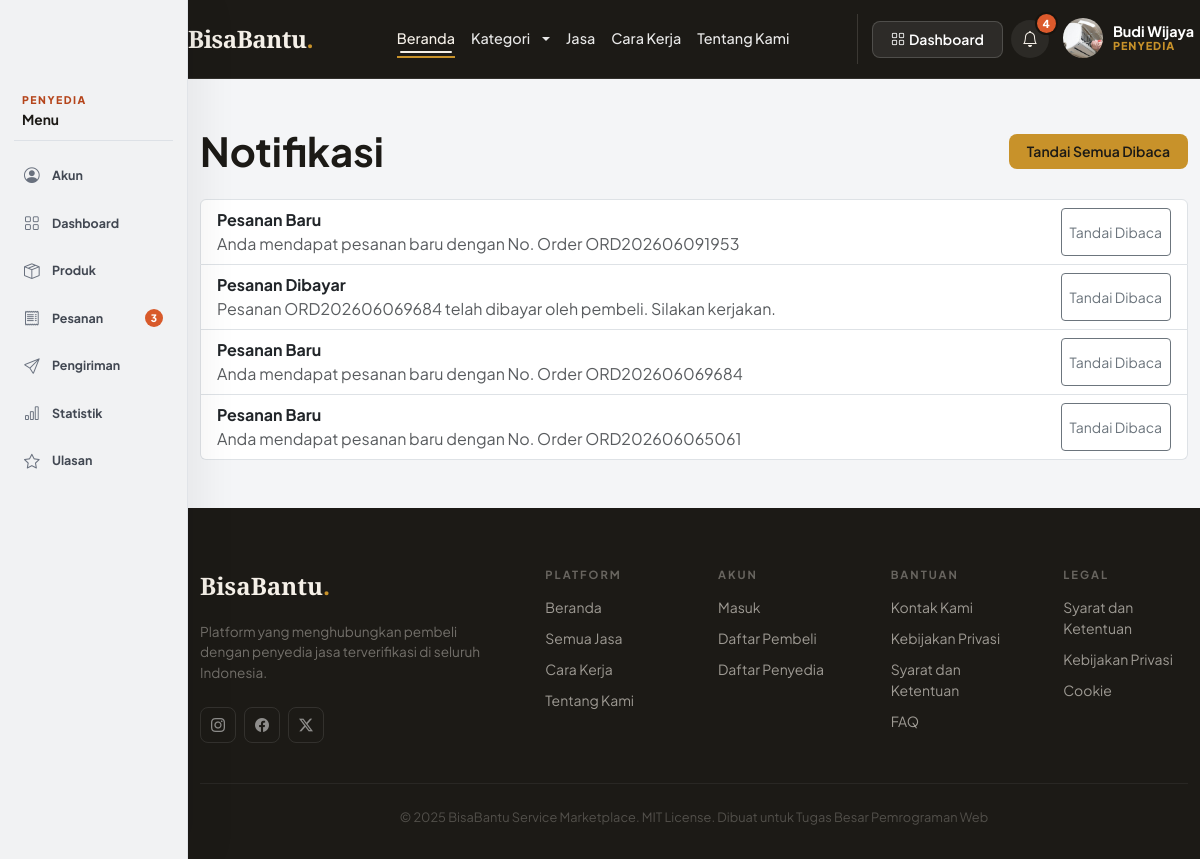
/index.php?page=notification (signed in), run on the app's committed database.
### tables this page shows
CREATE TABLE `notifications` (
  `id` int NOT NULL AUTO_INCREMENT,
  `user_id` int NOT NULL,
  `title` varchar(100) NOT NULL,
  `message` text NOT NULL,
  `is_read` tinyint(1) DEFAULT '0',
  `created_at` timestamp NOT NULL DEFAULT CURRENT_TIMESTAMP,
  PRIMARY KEY (`id`),
  KEY `user_id` (`user_id`),
  CONSTRAINT `notifications_ibfk_1` FOREIGN KEY (`user_id`) REFERENCES `users` (`id`) ON DELETE CASCADE
);

### src/controllers/NotificationController.php (called while the page is built, shortened)
<?php
require_once __DIR__ . '/../models/NotificationModel.php';
$notificationModel = new NotificationModel($pdo);
$notifications = $notificationModel->getUnreadByUser((int) $_SESSION['user']['id']);
include __DIR__ . '/../views/public/notifications.php';

### src/helpers/functions.php (called while the page is built, shortened)
<?php
function base_url($path = '') {
    $scheme = (!empty($_SERVER['HTTPS']) && $_SERVER['HTTPS'] !== 'off') ? 'https' : 'http';
    $host = $_SERVER['HTTP_HOST'] ?? 'localhost';
    $scriptDir = rtrim(dirname($_SERVER['SCRIPT_NAME']), '/\\');
    $base = $scheme . '://' . $host . $scriptDir;
    return rtrim($base, '/\\') . '/' . ltrim($path, '/\\');
}
function e($value) {
    return htmlspecialchars($value, ENT_QUOTES, 'UTF-8');
}

### src/models/NotificationModel.php (called while the page is built, shortened)
<?php
class NotificationModel {
    private $pdo;
    public function __construct($pdo) {
        $this->pdo = $pdo;
    }
    public function getUnreadByUser($user_id) {
        $stmt = $this->pdo->prepare('SELECT * FROM notifications WHERE user_id = ? AND is_read = 0 ORDER BY created_at DESC');
        $stmt->execute([$user_id]);
        return $stmt->fetchAll();
    }
}

### src/views/public/notifications.php (the view, shortened to what this page needs)
<?php include __DIR__ . '/../layout/header.php'; ?>
<main class="container py-5">
    <div class="d-flex justify-content-between align-items-center mb-4 flex-wrap gap-2">
        <h1 class="fw-bold mb-0">Notifikasi</h1>
        <?php if (!empty($notifications)): ?>
            <form method="post" action="<?= base_url('index.php?page=notification&action=read_all') ?>">
                <button type="submit" class="btn btn-sm btn-primary-custom">Tandai Semua Dibaca</button>
            </form>
        <?php endif; ?>
    </div>
    <?php if (empty($notifications)): ?>
        <div class="alert alert-info">Tidak ada notifikasi baru.</div>
    <?php else: ?>
        <div class="list-group">
            <?php foreach ($notifications as $notification): ?>
                <form method="post" action="<?= base_url('index.php?page=notification&action=read') ?>" class="list-group-item">
                    <div class="d-flex justify-content-between gap-3">
                        <div>
                            <strong><?= e($notification['title']) ?></strong>
                            <p class="mb-0 text-muted"><?= e($notification['message']) ?></p>
                        </div>
                        <button class="btn btn-sm btn-outline-secondary" type="submit">Tandai Dibaca</button>
                    </div>
                </form>
            <?php endforeach; ?>
        </div>
    <?php endif; ?>
</main>
<?php include __DIR__ . '/../layout/footer.php'; ?>

### src/assets/css/main.css (style rules this page uses)
:root { --cream: #F5F0E8; --warm-100: #EDE5D0; --warm-200: #D4C4A0; --ink: #1C1A16; --ink-60: #5A5548; --ink-30: #9D9488; --accent: #B5451B; --accent-lt: #F0E4DE; --gold: #C8922A; --gold-lt: #FBF3E0; --orange-primary: var(--accent); --orange-dark: #9a3615; --orange-light: var(--accent-lt); --orange-soft: var(--gold-lt); --text-dark: var(--ink); --text-muted: var(--ink-60); }
body { min-height: 100vh; display: flex; flex-direction: column; font-family: 'Plus Jakarta Sans', system-ui, sans-serif; color: var(--ink); background-color: var(--cream); }
html { min-height: 100%; }
body.has-role-sidebar { padding-left: 188px; background: #f4f5f7; }
.btn-primary-custom { background: var(--gold); color: var(--ink); border: none; border-radius: 8px; padding: 7px 18px; font-size: 0.875rem; font-weight: 600; transition: all 0.2s; }
.btn-outline-custom, .btn-primary-custom, .btn-login, .btn-register, .search-box button, .filter-pill, .link-accent, .auth-btn-submit, .auth-btn-outline, .auth-btn-google, .auth-modal-close, .auth-tab, .auth-role-card, .social-btn { transition: transform 0.22s ease, box-shadow 0.22s ease, background-color 0.22s ease, border-color 0.22s ease, color 0.22s ease; }

### src/assets/css/auth-modal.css (style rules this page uses)
:root { --auth-accent: #B5451B; --auth-accent-dark: #9a3615; --auth-accent-soft: #F0E4DE; --auth-accent-border: #D4C4A0; --auth-gold: #C8922A; --auth-gold-soft: #FBF3E0; --font-sans: 'Plus Jakarta Sans', system-ui, sans-serif; --color-text-primary: #1C1A16; --color-text-secondary: #6b7280; --color-text-tertiary: #9ca3af; --color-background-primary: #fff; --color-background-secondary: #f9fafb; --color-background-tertiary: #f3f4f6; --color-border-secondary: #e5e7eb; --color-border-tertiary: #f3f4f6; --border-radius-md: 8px; --border-radius-xl: 16px; }

### src/assets/css/animations.css (style rules this page uses)
:root { --bb-motion-fast: 180ms; --bb-motion-base: 320ms; --bb-motion-slow: 480ms; --bb-motion-ease: cubic-bezier(.22, 1, .36, 1); --bb-motion-shadow: 0 18px 45px rgba(15, 23, 42, .14); --bb-focus-glow: 0 0 0 .22rem rgba(37, 99, 235, .16); }
html { scroll-behavior: smooth; }
body { opacity: 1; }
.btn, button, [type="button"], [type="submit"], .cart-nav-btn, .header-icon-btn, .social-btn, .role-sidebar-nav a, .profile-dropdown-item { position: relative; overflow: hidden; transition: transform var(--bb-motion-fast) var(--bb-motion-ease), box-shadow var(--bb-motion-fast) var(--bb-motion-ease), border-color var(--bb-motion-fast) ease, background-color var(--bb-motion-fast) ease, color var(--bb-motion-fast) ease; }

### data on the page
notifications: title "Pesanan Baru", message "Anda mendapat pesanan baru dengan No. Order ORD202606091953"
notifications: title "Pesanan Dibayar", message "Pesanan ORD202606069684 telah dibayar oleh pembeli. Silakan kerjakan."
notifications: title "Pesanan Baru", message "Anda mendapat pesanan baru dengan No. Order ORD202606069684"
notifications: title "Pesanan Baru", message "Anda mendapat pesanan baru dengan No. Order ORD202606065061"

### other printed values
count($unreadNotifications) "4"
$userName "Budi Wijaya"
$roleLabel "PENYEDIA"
$roleShortLabel "PENYEDIA"
$item['label'] "Akun"
$item['label'] "Dashboard"
$item['label'] "Produk"
$item['label'] "Pesanan"
$item['badge'] "3"
$item['label'] "Pengiriman"
$item['label'] "Statistik"
$item['label'] "Ulasan"
